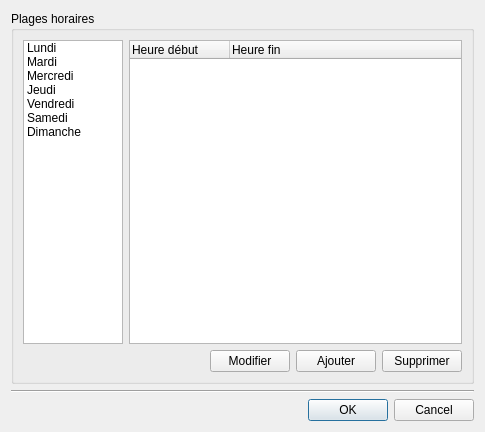
<?xml version="1.0" encoding="UTF-8"?>
<ui version="4.0">
 <class>DialogPlageHoraire</class>
 <widget class="QDialog" name="DialogPlageHoraire">
  <property name="geometry">
   <rect>
    <x>0</x>
    <y>0</y>
    <width>485</width>
    <height>432</height>
   </rect>
  </property>
  <property name="minimumSize">
   <size>
    <width>387</width>
    <height>408</height>
   </size>
  </property>
  <property name="windowTitle">
   <string>Propriétés</string>
  </property>
  <property name="windowIcon">
   <iconset resource="resources.qrc">
    <normaloff>:/img/document-properties.png</normaloff>:/img/document-properties.png</iconset>
  </property>
  <layout class="QVBoxLayout" name="verticalLayout_2">
   <item>
    <widget class="QGroupBox" name="groupBox">
     <property name="title">
      <string>Plages horaires</string>
     </property>
     <layout class="QVBoxLayout" name="verticalLayout">
      <item>
       <layout class="QHBoxLayout" name="horizontalLayout_2">
        <item>
         <widget class="QListWidget" name="listDay">
          <property name="sizePolicy">
           <sizepolicy hsizetype="Fixed" vsizetype="Expanding">
            <horstretch>0</horstretch>
            <verstretch>0</verstretch>
           </sizepolicy>
          </property>
          <property name="maximumSize">
           <size>
            <width>100</width>
            <height>16777215</height>
           </size>
          </property>
          <item>
           <property name="text">
            <string>Lundi</string>
           </property>
          </item>
          <item>
           <property name="text">
            <string>Mardi</string>
           </property>
          </item>
          <item>
           <property name="text">
            <string>Mercredi</string>
           </property>
          </item>
          <item>
           <property name="text">
            <string>Jeudi</string>
           </property>
          </item>
          <item>
           <property name="text">
            <string>Vendredi</string>
           </property>
          </item>
          <item>
           <property name="text">
            <string>Samedi</string>
           </property>
          </item>
          <item>
           <property name="text">
            <string>Dimanche</string>
           </property>
          </item>
         </widget>
        </item>
        <item>
         <widget class="QTreeWidget" name="treeHoraire">
          <property name="showDropIndicator" stdset="0">
           <bool>false</bool>
          </property>
          <property name="alternatingRowColors">
           <bool>true</bool>
          </property>
          <property name="rootIsDecorated">
           <bool>false</bool>
          </property>
          <property name="uniformRowHeights">
           <bool>true</bool>
          </property>
          <property name="allColumnsShowFocus">
           <bool>true</bool>
          </property>
          <column>
           <property name="text">
            <string>Heure début</string>
           </property>
          </column>
          <column>
           <property name="text">
            <string>Heure fin</string>
           </property>
          </column>
         </widget>
        </item>
       </layout>
      </item>
      <item>
       <layout class="QHBoxLayout" name="horizontalLayout" stretch="0,0,0,0">
        <item>
         <spacer name="horizontalSpacer">
          <property name="orientation">
           <enum>Qt::Horizontal</enum>
          </property>
          <property name="sizeHint" stdset="0">
           <size>
            <width>40</width>
            <height>20</height>
           </size>
          </property>
         </spacer>
        </item>
        <item>
         <widget class="QPushButton" name="modifyButton">
          <property name="text">
           <string>Modifier</string>
          </property>
          <property name="icon">
           <iconset resource="resources.qrc">
            <normaloff>:/img/edit-rename.png</normaloff>:/img/edit-rename.png</iconset>
          </property>
         </widget>
        </item>
        <item>
         <widget class="QPushButton" name="addButton">
          <property name="text">
           <string>Ajouter</string>
          </property>
          <property name="icon">
           <iconset resource="resources.qrc">
            <normaloff>:/img/edit_add.png</normaloff>:/img/edit_add.png</iconset>
          </property>
         </widget>
        </item>
        <item>
         <widget class="QPushButton" name="delButton">
          <property name="text">
           <string>Supprimer</string>
          </property>
          <property name="icon">
           <iconset resource="resources.qrc">
            <normaloff>:/img/edit_remove.png</normaloff>:/img/edit_remove.png</iconset>
          </property>
         </widget>
        </item>
       </layout>
      </item>
     </layout>
    </widget>
   </item>
   <item>
    <widget class="Line" name="line">
     <property name="orientation">
      <enum>Qt::Horizontal</enum>
     </property>
    </widget>
   </item>
   <item>
    <widget class="QDialogButtonBox" name="buttonBox">
     <property name="orientation">
      <enum>Qt::Horizontal</enum>
     </property>
     <property name="standardButtons">
      <set>QDialogButtonBox::Cancel|QDialogButtonBox::Ok</set>
     </property>
    </widget>
   </item>
  </layout>
 </widget>
 <resources>
  <include location="resources.qrc"/>
 </resources>
 <connections>
  <connection>
   <sender>buttonBox</sender>
   <signal>rejected()</signal>
   <receiver>DialogPlageHoraire</receiver>
   <slot>reject()</slot>
   <hints>
    <hint type="sourcelabel">
     <x>325</x>
     <y>422</y>
    </hint>
    <hint type="destinationlabel">
     <x>286</x>
     <y>274</y>
    </hint>
   </hints>
  </connection>
  <connection>
   <sender>buttonBox</sender>
   <signal>accepted()</signal>
   <receiver>DialogPlageHoraire</receiver>
   <slot>accept()</slot>
   <hints>
    <hint type="sourcelabel">
     <x>242</x>
     <y>409</y>
    </hint>
    <hint type="destinationlabel">
     <x>242</x>
     <y>215</y>
    </hint>
   </hints>
  </connection>
 </connections>
</ui>
